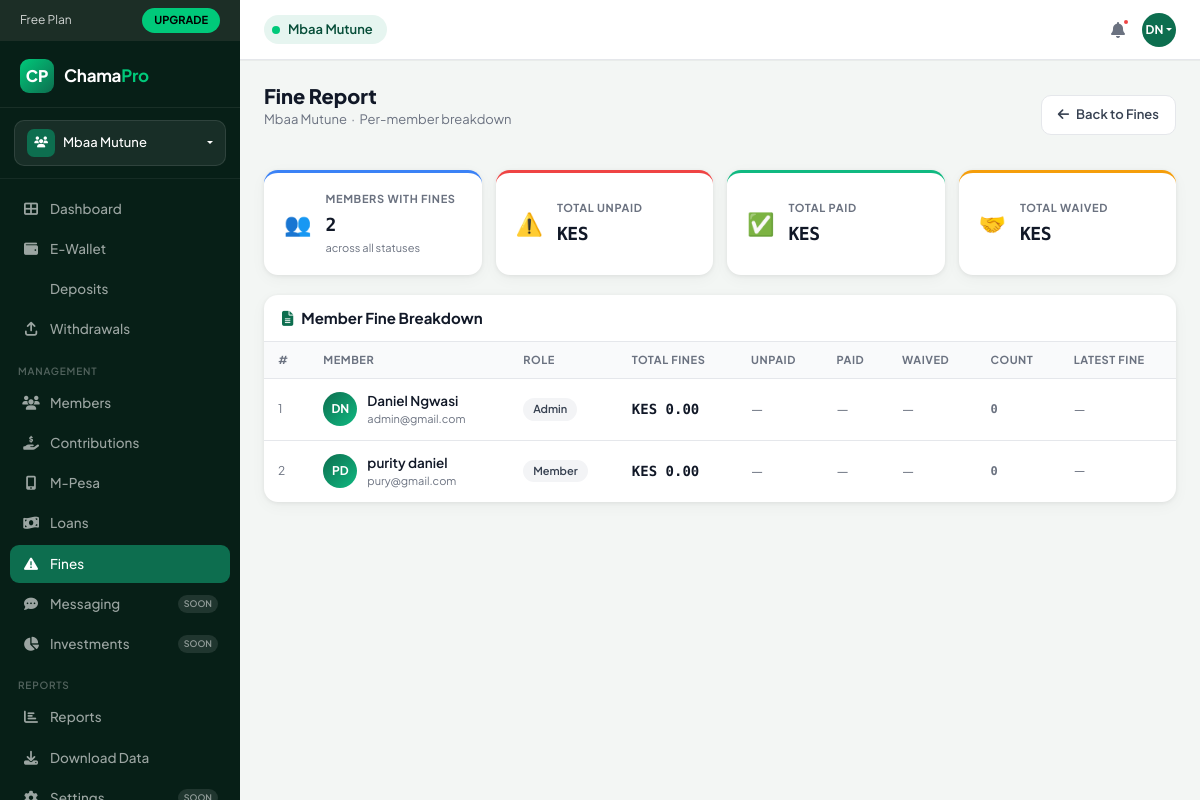
The app's page /chama/1/fines/report/ (signed in) with its own data.
### chamapro/models.py (models this page shows, shortened)
class Chama(models.Model):
    name                = models.CharField(max_length=255)
    description         = models.TextField(blank=True, null=True)
    created_by          = models.ForeignKey(
        'User', null=True, blank=True, on_delete=models.SET_NULL, related_name='created_chamas'
    )
    currency            = models.CharField(max_length=10, default='KES')
    contribution_amount = models.DecimalField(max_digits=12, decimal_places=2, default=0)
    contribution_day    = models.PositiveSmallIntegerField(default=5)
    meeting_day         = models.CharField(max_length=20, blank=True, null=True)
    max_members         = models.PositiveSmallIntegerField(default=10)
    late_penalty        = models.DecimalField(max_digits=5, decimal_places=2, default=5)
    loan_interest       = models.DecimalField(max_digits=5, decimal_places=2, default=10)
    settings            = models.JSONField(default=dict, blank=True)
    is_active           = models.BooleanField(default=True)
    created_at          = models.DateTimeField(auto_now_add=True)
    updated_at          = models.DateTimeField(auto_now=True)

class User(AbstractUser):
    phone = models.CharField(max_length=30, unique=True, null=True, blank=True)
    national_id   = models.CharField(max_length=20, blank=True, null=True)
    kra_pin       = models.CharField(max_length=20, blank=True, null=True)
    bio           = models.TextField(blank=True, null=True)
    occupation    = models.CharField(max_length=100, blank=True, null=True)
    location      = models.CharField(max_length=100, blank=True, null=True)
    avatar        = models.ImageField(upload_to='avatars/', blank=True, null=True)
    bank_name     = models.CharField(max_length=100, blank=True, null=True)
    bank_account  = models.CharField(max_length=30, blank=True, null=True)
    mpesa_number  = models.CharField(max_length=20, blank=True, null=True)
    KYC_CHOICES = [
        ('unverified', 'Unverified'),
        ('pending',    'Pending Review'),
        ('verified',   'Verified'),
    ]
    kyc_status = models.CharField(max_length=20, choices=KYC_CHOICES, default='unverified')

### chamapro/views.py (the view)
# urls.py: path('chama/<int:chama_id>/fines/report/', views.fine_report, name='fine_report'),
@login_required(login_url='login')
def fine_report(request, chama_id):
    chama       = get_object_or_404(Chama, id=chama_id)
    my          = get_object_or_404(Membership, chama=chama, user=request.user, active=True)
    memberships = chama.memberships.filter(active=True).select_related('user')
    report_data = []
    for m in memberships:
        mf     = chama.penalties.filter(member=m.user)
        total  = mf.aggregate(t=Sum('amount'))['t'] or Decimal('0')
        unpaid = mf.filter(status='unpaid').aggregate(t=Sum('amount'))['t'] or Decimal('0')
        paid   = mf.filter(status='paid').aggregate(t=Sum('amount'))['t'] or Decimal('0')
        waived = mf.filter(status='waived').aggregate(t=Sum('amount'))['t'] or Decimal('0')
        latest = mf.order_by('-issued_at').first()
        report_data.append({
            'member':      m.user,
            'role':        m.get_role_display(),
            'total':       total,
            'unpaid':      unpaid,
            'paid':        paid,
            'waived':      waived,
            'count':       mf.count(),
            'latest_fine': latest,
        })
    report_data.sort(key=lambda x: x['unpaid'], reverse=True)
    return render(request, 'chamapro/fine_report.html', {
        'chama':         chama,
        'my_membership': my,
        'can_manage':    my.role in ('admin', 'treasurer'),
        'report_data':   report_data,
    })

### chamapro/context_processors.py (called while the page is built)
def user_subscription(request):
    if request.user.is_authenticated:
        try:
            sub = request.user.subscription
        except Exception:
            sub = None
        return {'user_subscription': sub}
    return {'user_subscription': None}

def active_chama(request):
    if not request.user.is_authenticated:
        return {}
    active_chama_id = request.session.get('active_chama_id')
    membership = None
    if active_chama_id:
        membership = Membership.objects.filter(
            user=request.user,
            chama_id=active_chama_id,
            active=True
        ).select_related('chama').first()
    if not membership:
        membership = Membership.objects.filter(
            user=request.user,
            active=True
        ).select_related('chama').first()
    return {
        'chama': membership.chama if membership else None,
        'my_membership': membership,
    }

### chamapro/templates/chamapro/fine_report.html (shortened to what this page needs)
{% load static %}
{% load humanize %}
<!DOCTYPE html>
<html lang="en">
<head>
  <link href="https://cdn.jsdelivr.net/npm/bootstrap@5.3.2/dist/css/bootstrap.min.css" rel="stylesheet">
  <link rel="stylesheet" href="https://cdnjs.cloudflare.com/ajax/libs/font-awesome/6.4.2/css/all.min.css">
</head>
<body>
<aside class="sidebar">
  <div class="plan-banner">
    <span>Free Plan</span>
    <a href="{% url 'upgrade' %}" class="upgrade-btn">UPGRADE</a>
  </div>
  <div class="sidebar-logo">
    <div class="logo-icon">CP</div>
    <div class="logo-text">Chama<span>Pro</span></div>
  </div>
  <div class="chama-selector-wrap">
    <div class="dropdown">
      <div class="chama-btn dropdown-toggle" data-bs-toggle="dropdown">
        <div class="chama-icon"><i class="fas fa-users" style="font-size:11px;"></i></div>
        <span class="chama-name">{{ chama.name }}</span>
      </div>
    </div>
  </div>
  <nav style="flex:1;padding-bottom:8px;">
    <div class="nav-section">
      <div class="nav-item-wrap">
        <a href="{% url 'dashboard' %}" class="nav-link-cp"><i class="fas fa-th-large"></i> Dashboard</a>
      </div>
      <div class="nav-item-wrap">
        <a href="{% url 'wallet_dashboard' chama.id %}" class="nav-link-cp"><i class="fas fa-wallet"></i> E-Wallet</a>
      </div>
      <div class="nav-item-wrap">
        <a href="{% url 'deposit_page' chama.id %}" class="nav-link-cp"> Deposits</a>
      </div>
      <div class="nav-item-wrap">
        <a href="{% url 'withdrawal_page' chama.id %}" class="nav-link-cp"><i class="fas fa-arrow-up-from-bracket"></i> Withdrawals</a>
      </div>
    </div>
    <div class="nav-section">
      <div class="nav-section-label">Management</div>
      <div class="nav-item-wrap">
        <a href="{% url 'chama_members' chama.id %}" class="nav-link-cp"><i class="fas fa-users"></i> Members</a>
      </div>
      <div class="nav-item-wrap">
        <a href="{% url 'contributions' chama.id %}" class="nav-link-cp"><i class="fas fa-hand-holding-dollar"></i> Contributions</a>
      </div>
      <div class="nav-item-wrap">
        <a href="{% url 'mpesa_transactions' chama.id %}" class="nav-link-cp"><i class="fas fa-mobile-screen-button"></i> M-Pesa</a>
      </div>
      <div class="nav-item-wrap">
        <a href="{% url 'loans' chama.id %}" class="nav-link-cp"><i class="fas fa-money-bill-wave"></i> Loans</a>
      </div>
      <div class="nav-item-wrap">
        <a href="{% url 'fines' chama.id %}" class="nav-link-cp active"><i class="fas fa-triangle-exclamation"></i> Fines</a>
      </div>
      <div class="nav-item-wrap">
        <a href="#" class="nav-link-cp"><i class="fas fa-comment-dots"></i> Messaging <span class="badge-soon">SOON</span></a>
      </div>
      <div class="nav-item-wrap">
        <a href="#" class="nav-link-cp"><i class="fas fa-chart-pie"></i> Investments <span class="badge-soon">SOON</span></a>
      </div>
    </div>
    <div class="nav-section">
      <div class="nav-section-label">Reports</div>
      <div class="nav-item-wrap">
        <a href="{% url 'reports' chama.id %}" class="nav-link-cp"><i class="fas fa-chart-bar"></i> Reports</a>
      </div>
      <div class="nav-item-wrap">
        <a href="{% url 'export_report_excel' chama.id %}" class="nav-link-cp"><i class="fas fa-download"></i> Download Data</a>
      </div>
      <div class="nav-item-wrap">
        <a href="#" class="nav-link-cp"><i class="fas fa-cog"></i> Settings <span class="badge-soon">SOON</span></a>
      </div>
    </div>
  </nav>
</aside>
<header class="topbar">
  <div class="topbar-group-badge">
    <div class="dot"></div>
    <span>{{ chama.name|truncatechars:25 }}</span>
  </div>
  <div class="topbar-right">
    <button class="topbar-icon-btn"><i class="fas fa-bell"></i><div class="notif-dot"></div></button>
    <div class="dropdown">
      <div class="topbar-avatar dropdown-toggle" data-bs-toggle="dropdown">
        {{ user.first_name.0|upper }}{{ user.last_name.0|upper }}
      </div>
    </div>
  </div>
</header>
<div class="main-wrap">
  <div class="main-content">
    <div class="d-flex align-items-center justify-content-between mb-4 flex-wrap gap-3">
      <div>
        <h1 class="page-title">Fine Report</h1>
        <p class="page-sub">{{ chama.name }} &nbsp;·&nbsp; Per-member breakdown</p>
      </div>
      <a href="{% url 'fines' chama.id %}" class="btn-back">
        <i class="fas fa-arrow-left"></i> Back to Fines
      </a>
    </div>
    <div class="stat-row">
      <div class="stat-card info">
        <div class="stat-icon-wrap">👥</div>
        <div>
          <div class="stat-label">Members with Fines</div>
          <div class="stat-value">{{ report_data|length }}</div>
          <div class="stat-sub">across all statuses</div>
        </div>
      </div>
      <div class="stat-card danger">
        <div class="stat-icon-wrap">⚠️</div>
        <div>
          <div class="stat-label">Total Unpaid</div>
          <div class="stat-value">KES {{ total_unpaid|floatformat:2|intcomma }}</div>
        </div>
      </div>
      <div class="stat-card success">
        <div class="stat-icon-wrap">✅</div>
        <div>
          <div class="stat-label">Total Paid</div>
          <div class="stat-value">KES {{ total_paid|floatformat:2|intcomma }}</div>
        </div>
      </div>
      <div class="stat-card warning">
        <div class="stat-icon-wrap">🤝</div>
        <div>
          <div class="stat-label">Total Waived</div>
          <div class="stat-value">KES {{ total_waived|floatformat:2|intcomma }}</div>
        </div>
      </div>
    </div>
    <div class="table-card">
      <div class="table-card-header">
        <h6><i class="fas fa-file-lines me-2" style="color:var(--brand);"></i>Member Fine Breakdown</h6>
      </div>
      <div class="table-responsive">
        <table>
          <thead>
            <tr>
              <th>#</th>
              <th>Member</th>
              <th>Role</th>
              <th>Total Fines</th>
              <th>Unpaid</th>
              <th>Paid</th>
              <th>Waived</th>
              <th>Count</th>
              <th>Latest Fine</th>
            </tr>
          </thead>
          <tbody>
            {% for r in report_data %}
            <tr>
              <td style="color:var(--muted);font-size:12px;">{{ forloop.counter }}</td>
              <td>
                <div class="member-cell">
                  <div class="avatar-sm">{{ r.member.first_name.0|upper }}{{ r.member.last_name.0|upper }}</div>
                  <div>
                    <div class="member-name">{{ r.member.get_full_name|default:r.member.username }}</div>
                    <div class="member-email">{{ r.member.email }}</div>
                  </div>
                </div>
              </td>
              <td><span class="role-tag">{{ r.role }}</span></td>
              <td class="amount-cell">KES {{ r.total|floatformat:2|intcomma }}</td>
              <td>
                {% if r.unpaid > 0 %}
                  <span class="amount-red">KES {{ r.unpaid|floatformat:2|intcomma }}</span>
                {% else %}
                  <span style="color:var(--muted);">—</span>
                {% endif %}
              </td>
              <td>
                {% if r.paid > 0 %}
                  <span class="amount-green">KES {{ r.paid|floatformat:2|intcomma }}</span>
                {% else %}
                  <span style="color:var(--muted);">—</span>
                {% endif %}
              </td>
              <td>
                {% if r.waived > 0 %}
                  <span class="amount-amber">KES {{ r.waived|floatformat:2|intcomma }}</span>
                {% else %}
                  <span style="color:var(--muted);">—</span>
                {% endif %}
              </td>
              <td class="count-badge">{{ r.count }}</td>
              <td style="font-size:13px;color:var(--muted);">
                {% if r.latest_fine %}{{ r.latest_fine.issued_at|date:"M d, Y" }}{% else %}—{% endif %}
              </td>
            </tr>
            {% endfor %}
          </tbody>
        </table>
      </div>
    </div>
  </div>
</div>
</body>
</html>

### records on screen
Chama: name "Mbaa Mutune"
User: first_name.0 "D", last_name.0 "N", member.first_name.0 "D", member.last_name.0 "N", member.get_full_name "Daniel Ngwasi", member.email "admin@gmail.com", role "Admin", total "0.00", count "0"
User: member.first_name.0 "P", member.last_name.0 "D", member.get_full_name "purity daniel", member.email "pury@gmail.com", role "Member", total "0.00", count "0"

### other values on screen
{{ report_data|length }} "2"
